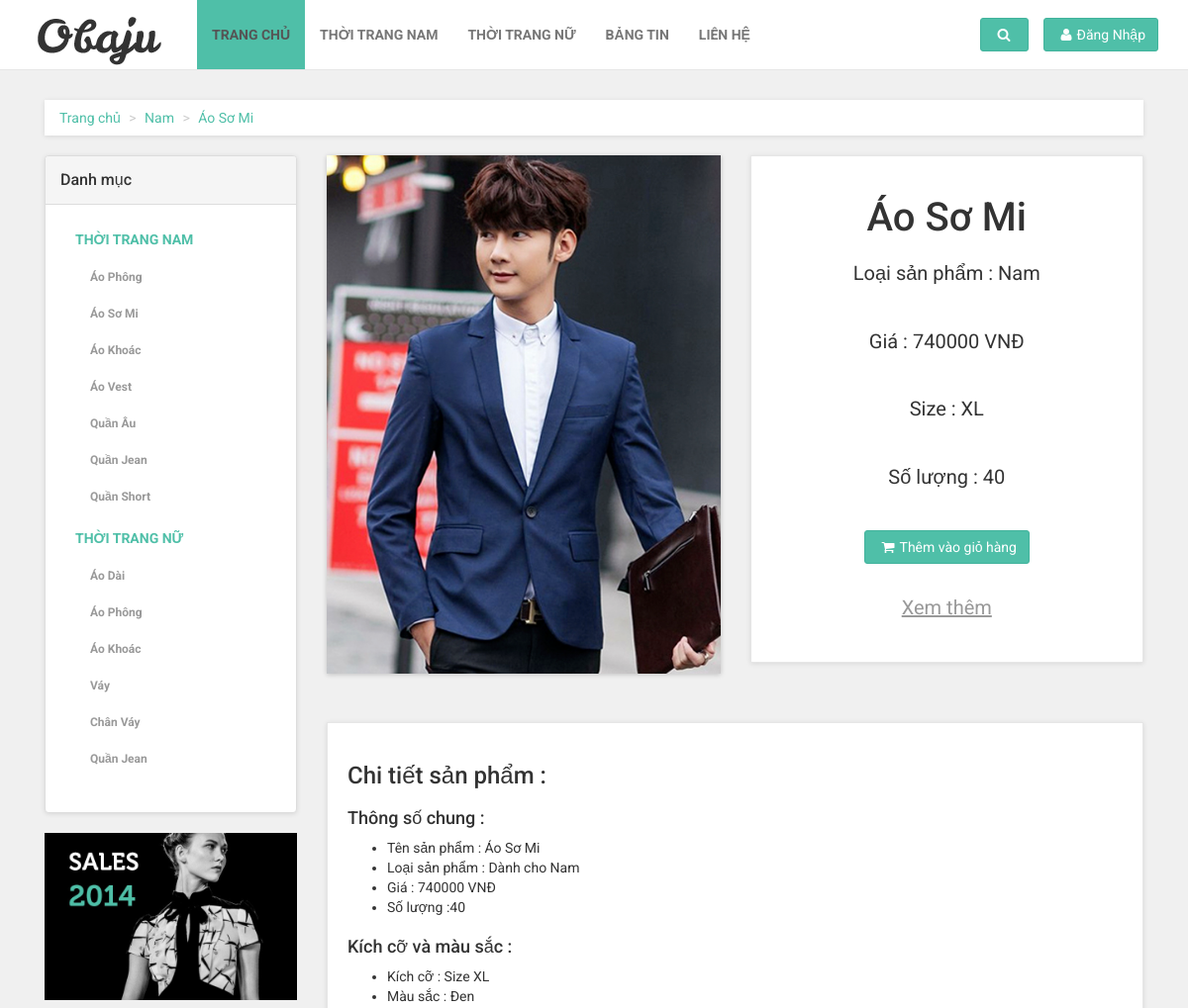
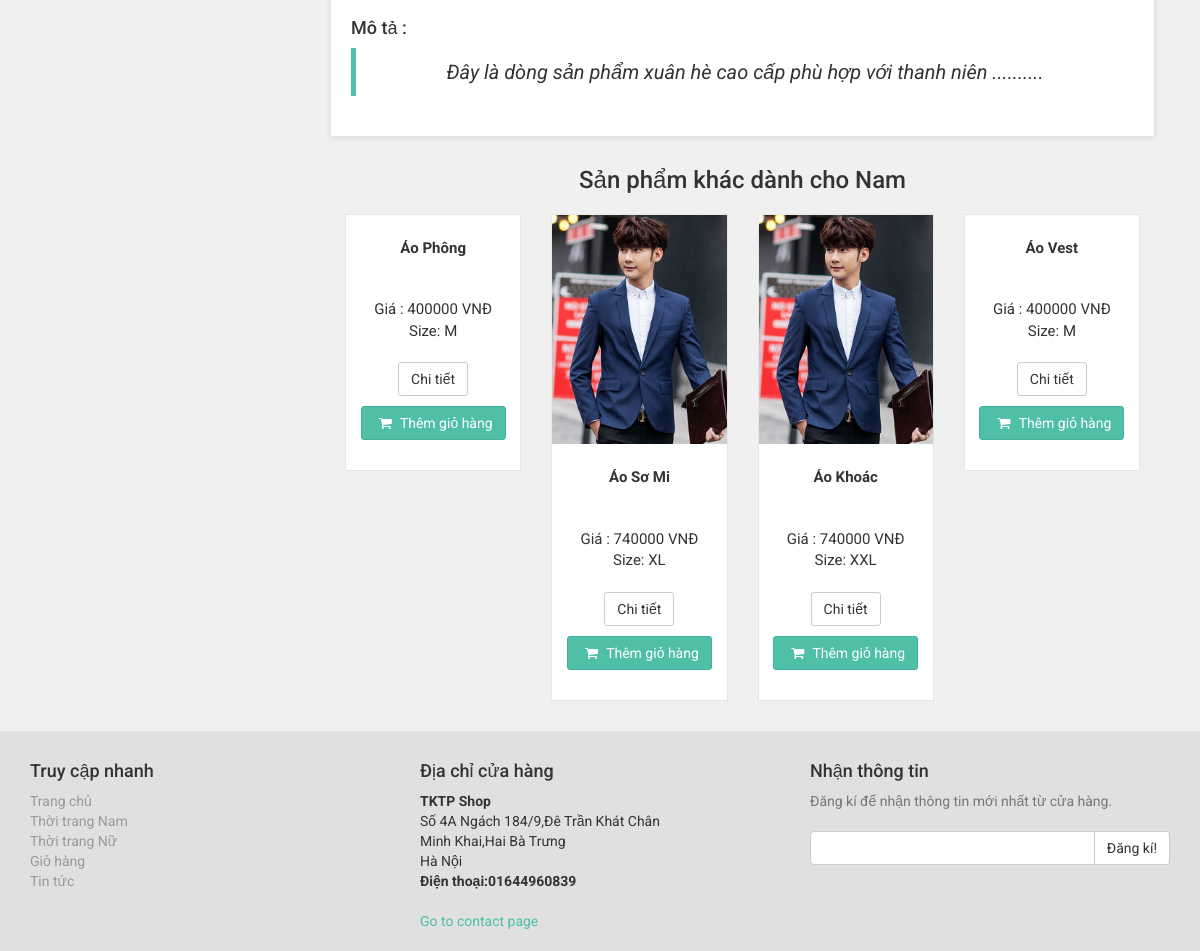
Page /views/khachhang/route.php?controller=controller_sanpham&action=showSP_detail&id_sp=3 on the earlier database version (2 pictures, top to bottom).
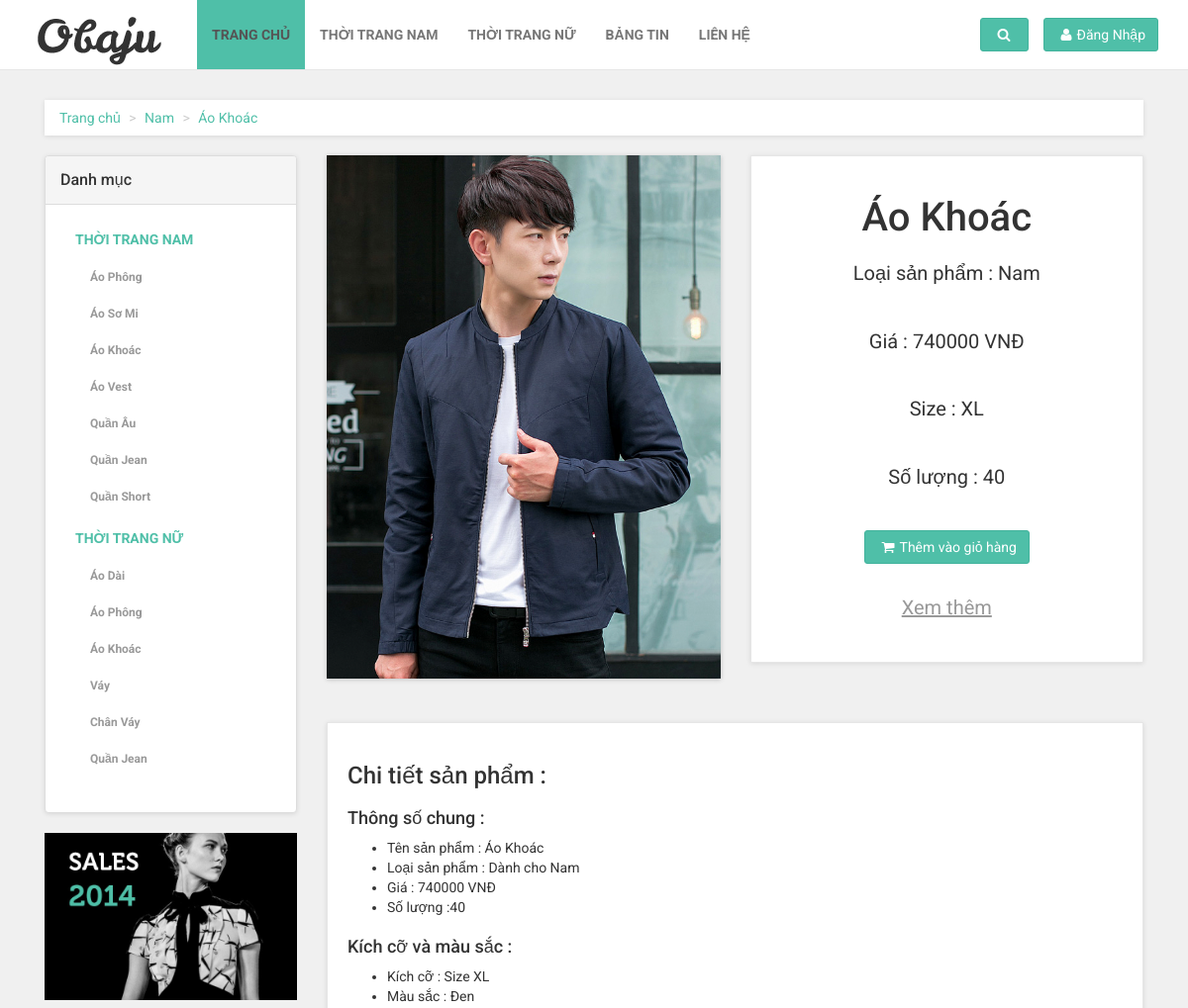
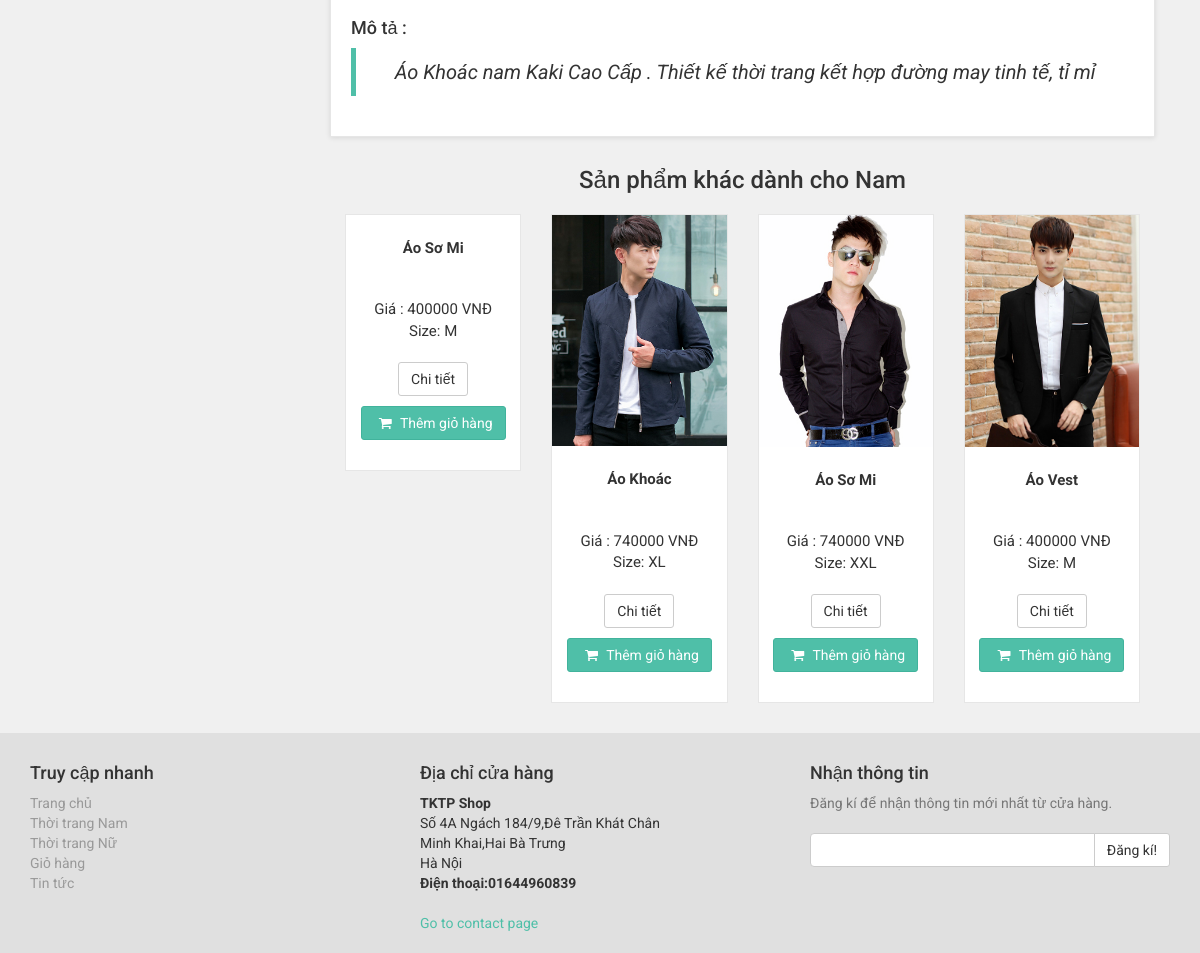
Same page on the later database version (2 pictures, top to bottom).
### tables this page shows
CREATE TABLE `sanpham` (
  `idsanpham` int(11) NOT NULL,
  `tensanpham` varchar(40) DEFAULT NULL,
  `loaisanpham` varchar(40) DEFAULT NULL,
  `giasanpham` double DEFAULT NULL,
  `mausacsanpham` varchar(40) DEFAULT NULL,
  `sizesanpham` varchar(11) DEFAULT NULL,
  `soluongsanpham` int(40) DEFAULT NULL,
  `motasanpham` text,
  `urlanhsanpham` varchar(255) DEFAULT NULL
);

### controllers/controller_sanpham.php (called while the page is built, shortened)
<?php
require_once (__DIR__."/../models/model_sanpham.php");
require_once (__DIR__."/../models/sanpham.php");
class controller_sanpham {
    private $modelSP;
    public function __construct()
    {
        $this->modelSP=new Model_Sanpham();
    }
    public function showSP_detail(){
        $data=$this->modelSP->getSP_id($_GET['id_sp']);
        $sp=$data;
        $data_sp=$this->modelSP->getSP_type_limit($sp-> getLoaisanpham(),0,4);
        require_once (__DIR__."/../views/khachhang/detail.php");
    }
}
?>

### views/khachhang/route.php (called while the page is built, shortened)
<?php
if(isset($_GET["controller"])&&isset($_GET["action"])){
     $action= $_GET["action"];
}
else{
    $controller="controller_error";
    $action="error";
}
$control= new $controller;
$control->$action();
?>

### models/model_sanpham.php (called while the page is built, shortened)
<?php
require_once("DBconnector.php");
require_once ("sanpham.php");
class Model_Sanpham{
    private $conn;
    public function __construct()
    {
        $dbconnect= new DBConnector();
        $this->conn = $dbconnect->connect();
    }
    public function getSP_id($id){
        $sql="select * from sanpham where sanpham.idsanpham='".$id."';";
        $result=$this->conn->query($sql);
        while($row=$result->fetch_assoc()){
            $sp= new sanpham($row['idsanpham'],$row['tensanpham'],$row['loaisanpham'],$row['giasanpham'],$row['mausacsanpham'],$row['sizesanpham'],
                $row['soluongsanpham'],$row['motasanpham'],$row['urlanhsanpham']);
        }
        return $sp;
    }
    public function getSP_type_limit($type,$start,$limit){
        $sql="select * from sanpham where sanpham.loaisanpham='".$type."' limit ".$start.",".$limit.";";
        $result=$this->conn->query($sql);
        $array_sp= array();
        while($row=$result->fetch_assoc()){
            $sp= new sanpham($row['idsanpham'],$row['tensanpham'],$row['loaisanpham'],$row['giasanpham'],$row['mausacsanpham'],$row['sizesanpham'],
                $row['soluongsanpham'],$row['motasanpham'],$row['urlanhsanpham']);
            array_push($array_sp,$sp);
        }
        return $array_sp;
    }
}
?>

### models/DBconnector.php (called while the page is built)
<?php
class DBConnector {
    public function connect(){
        $host='localhost';
        $user='root';
        $password='123456';
        $db='csdl_congngheweb';
        $connection=mysqli_connect($host,$user,$password,$db);
        mysqli_set_charset($connection,"utf8");
        return $connection;
    }
}
?>

### models/sanpham.php (called while the page is built, shortened)
<?php
class sanpham {
    private $idsanpham;
    private $tensanpham;
    private $loaisanpham;
    private $giasanpham;
    private $mausacsanpham;
    private $sizesanpham;
    private $soluongsanpham;
    private $motasanpham;
    private $urlanhsanpham;
    public function __construct($idsanpham, $tensanpham, $loaisanpham, $giasanpham, $mausacsanpham, $sizesanpham, $soluongsanpham, $motasanpham, $urlanhsanpham)
    {
        $this->idsanpham = $idsanpham;
        $this->tensanpham = $tensanpham;
        $this->loaisanpham = $loaisanpham;
        $this->giasanpham = $giasanpham;
        $this->mausacsanpham = $mausacsanpham;
        $this->sizesanpham = $sizesanpham;
        $this->soluongsanpham = $soluongsanpham;
        $this->motasanpham = $motasanpham;
        $this->urlanhsanpham = $urlanhsanpham;
    }
    public function getIdsanpham()
    {
        return $this->idsanpham;
    }
    public function getTensanpham()
    {
        return $this->tensanpham;
    }
    public function getLoaisanpham()
    {
        return $this->loaisanpham;
    }
    public function getGiasanpham()
    {
        return $this->giasanpham;
    }
    public function getMausacsanpham()
    {
        return $this->mausacsanpham;
    }
    public function getSizesanpham()
    {
        return $this->sizesanpham;
    }
    public function getSoluongsanpham()
    {
        return $this->soluongsanpham;
    }
    public function getMotasanpham()
    {
        return $this->motasanpham;
    }
    public function getUrlanhsanpham()
    {
        return $this->urlanhsanpham;
    }
}
?>

### views/khachhang/detail.php (the view, shortened to what the changed rows need)
<?php
include 'header.php';
 require_once ("../../models/model_sanpham.php");
?>
    <div id="all">
        <div id="content">
            <div class="container">
                <div class="col-md-12">
                    <ul class="breadcrumb">
                        <li><a href="route.php?controller=controller_sanpham&action=showSP_type&type_sp=<?php echo $sp->getLoaisanpham();?>"><?php  echo $sp->getLoaisanpham();?></a>
                        </li>
                        <li><a href="route.php?controller=controller_sanpham&action=showSP_type&type_sp=<?php echo $sp->getLoaisanpham();?>&name_sp=<?php echo $sp->getTensanpham(); ?>"><?php echo $sp->getTensanpham(); ?></a>
                        </li>
                    </ul>
                </div>
                <div class="col-md-9">
                    <div class="row" id="productMain">
                        <div class="col-sm-6">
                            <div id="mainImage">
                                <img src="<?php echo $sp->getUrlanhsanpham(); ?>" alt="" class="img-responsive">
                            </div>
                        </div>
                        <div class="col-sm-6">
                            <div class="box">
                                <h1 class="text-center"><?php echo $sp->getTensanpham(); ?></h1>
                                <p>Loại sản phẩm : <?php  echo $sp->getLoaisanpham();?></p><br>
                                <p>Giá : <?php  echo $sp->getGiasanpham();?> VNĐ</p><br>
                                <p> Size : <?php  echo $sp->getSizesanpham();?></p><br>
                                <p> Số lượng : <?php  echo $sp->getSoluongsanpham();?></p><br>
                                <p class="text-center buttons">
                                    <button id="<?php echo $sp->getIdsanpham(); ?>" class="btn btn-primary"><i class="fa fa-shopping-cart"></i>Thêm vào giỏ hàng</button>
                                </p>
                                <p class="goToDescription"><a href="#details" class="scroll-to">Xem thêm </a>
                                </p>
                            </div>
                        </div>
                    </div>
                    <div class="box" id="details">
                        <p>
                            <ul>
                                <li>Tên sản phẩm : <?php echo $sp->getTensanpham(); ?></li>
                                <li>Loại sản phẩm : Dành cho <?php  echo $sp->getLoaisanpham();?></li>
                                <li>Giá : <?php  echo $sp->getGiasanpham();?> VNĐ</li>
                                <li>Số lượng :<?php  echo $sp->getSoluongsanpham();?></li>
                            </ul>
                            <ul>
                                <li>Kích cỡ : Size <?php  echo $sp->getSizesanpham();?></li>
                                <li>Màu sắc : <?php  echo $sp->getMausacsanpham();?></li>
                            </ul>
                            <blockquote>
                                <p><em><?php  echo $sp-> getMotasanpham();?></em>
                                </p>
                            </blockquote>
                    </div>
                    <div >
                        <h3 class="title" style=" text-align: center;">Sản phẩm khác dành cho <?php  echo $sp->getLoaisanpham();?> </h3>
                    </div>
                    <?php
                    if(count($data_sp)!=0){
                        foreach ($data_sp as $item) {
                            ?>
                            <div class="col-md-3 col-sm-6">
                                <div class="product same-height">
                                    <a href="route.php?controller=controller_sanpham&action=showSP_detail&id_sp=<?php echo $item->getIdsanpham(); ?>"
                                       class="visible">
                                        <img src="<?php echo $item->getUrlanhsanpham(); ?>" alt=""
                                             class="img-responsive">
                                    </a>
                                    <div class="text">
                                        <h3><?php echo $item->getTensanpham(); ?></h3>
                                        <p class="price">Giá : <?php echo $item->getGiasanpham(); ?> VNĐ<br>
                                            Size: <?php echo $item->getSizesanpham(); ?></p>
                                        <p class="buttons">
                                            <a href="route.php?controller=controller_sanpham&action=showSP_detail&id_sp=<?php echo $item-> getIdsanpham();?>" class="btn btn-default">Chi tiết</a>
                                            <button id="<?php echo $item->getIdsanpham(); ?>" class="btn btn-primary"><i class="fa fa-shopping-cart"></i> Thêm giỏ hàng</button>
                                        </p>
                                    </div>
                                </div>
                            </div>
                            <?php
                               }
                            }
                         ?>
                    </div>
                </div>
            </div>
        </div>

Differences in the rows shown:
changed sanpham "XL": tensanpham "Áo Sơ Mi" → "Áo Khoác"; urlanhsanpham: a different picture; motasanpham "Đây là dòng sản phẩm xuân hè cao cấp phù hợp với thanh niên .........." → "Áo Khoác nam Kaki Cao Cấp . Thiết kế thời trang kết hợp đường may tinh tế, tỉ mỉ"
changed sanpham (number 2 of 4 on the later page): tensanpham "Áo Phông" → "Áo Sơ Mi"
changed sanpham "XXL": urlanhsanpham: a different picture; tensanpham "Áo Khoác" → "Áo Sơ Mi"
changed sanpham "Áo Vest": urlanhsanpham: picture added
